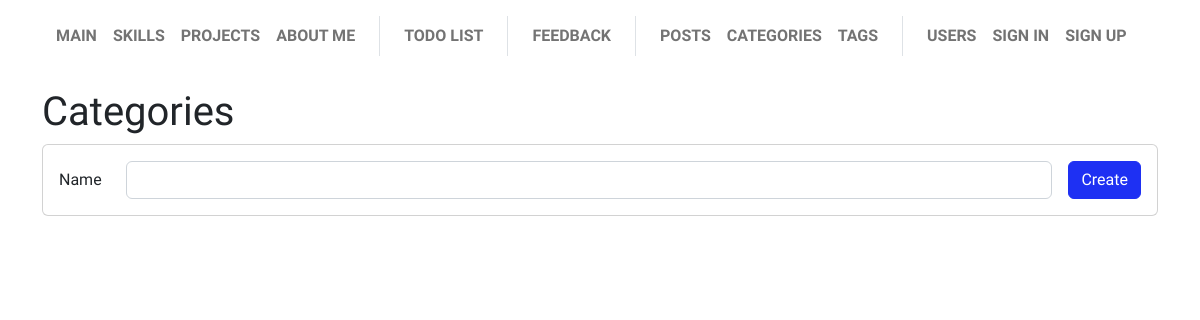
Before: /post/category/list with the older database file.
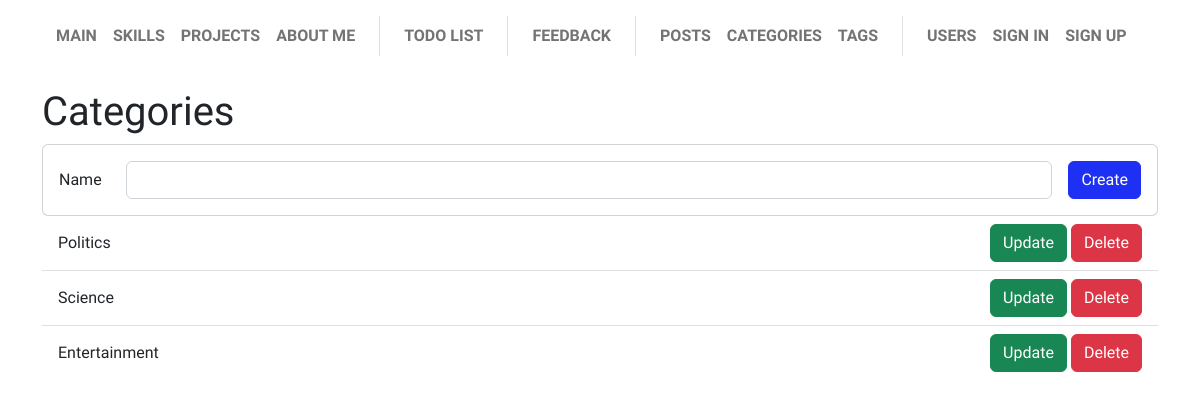
After: the same page with the newer database file.
### app/post/models.py (models this page shows)
class Category(db.Model):
    __tablename__ = "category"
    id = Column(Integer, primary_key=True)
    name = Column(String(48), nullable=False)
    posts = db.relationship('Post', backref='category', lazy=True)

### app/post/views.py (the view)
@post_blueprint.route('/category/', methods=["GET", "POST"])
@post_blueprint.route('/category/list', methods=["GET", "POST"])
def category_list():
    form = CategoryCreationForm()
    if form.validate_on_submit():
        category = Category(name=form.name.data)
        db.session.add(category)
        db.session.commit()
        flash("New category has been added", "success")
        return redirect(url_for('.category_list'))
    elif request.method == "POST":
        flash("New category cannot be created until you resolve the mistake", "danger")
    all_categories = Category.query.all()
    return render_template("post-categories/list.html", all_categories=all_categories, creation_form=form)

### app/post/forms.py (shortened to what this page needs)
class CategoryCreationForm(FlaskForm):
    name = StringField("Name",
                        validators=[
                            Length(max=48),
                            DataRequired(message="Name is required.")
                        ])
    submit = SubmitField("Create")

### app/base/menu.py (called while the page is built)
@base_blueprint.app_context_processor
def inject_menu():
    return dict(menu=__menu__.__iter__(), menu_separator=__separator__)

    @property
    def url(self):
        return url_for(self.endpoint)

    @property
    def visible(self):
        return not self.visibility_lambda or self.visibility_lambda()

### app/post/templates/post-categories/list.html (shortened to what this page needs)
{% extends "base/base.html" %}
{% from "base/macros.html" import render_field, render_text_input_horizontal %}
{% block page_body %}
<h1>Categories</h1>
<div class="card mx-auto">
    <div class="card-body">
        <form class="d-flex flex-wrap gap-3 fields-grow-1" method="POST" novalidate>
            {{ render_text_input_horizontal(creation_form.name) }}
            <div class="col-auto">
                {{ render_field(creation_form.submit) }}
            </div>
        </form>
    </div>
</div>
{% if all_categories.__len__() > 0 %}
<ul class="list-group list-group-flush">
    {% for category in all_categories %}
    <li class="list-group-item d-flex flex-row gap-1 align-items-center">
        <span class="flex-grow-1"> {{ category["name"] }} </span>
        <a class="btn btn-success" href="{{ url_for('.category_update', id=category.id) }}">Update</a>
        <form action="{{ url_for('.category_delete', id=category.id) }}" method="post" novalidate>
            <input type="submit" class="btn btn-danger" value="Delete" />
        </form>
    </li>
    {% endfor%}
</ul>
{% endif %}
{% endblock %}

Changed rows visible on the page:
added Category: name "Politics"
added Category: name "Science"
added Category: name "Entertainment"
